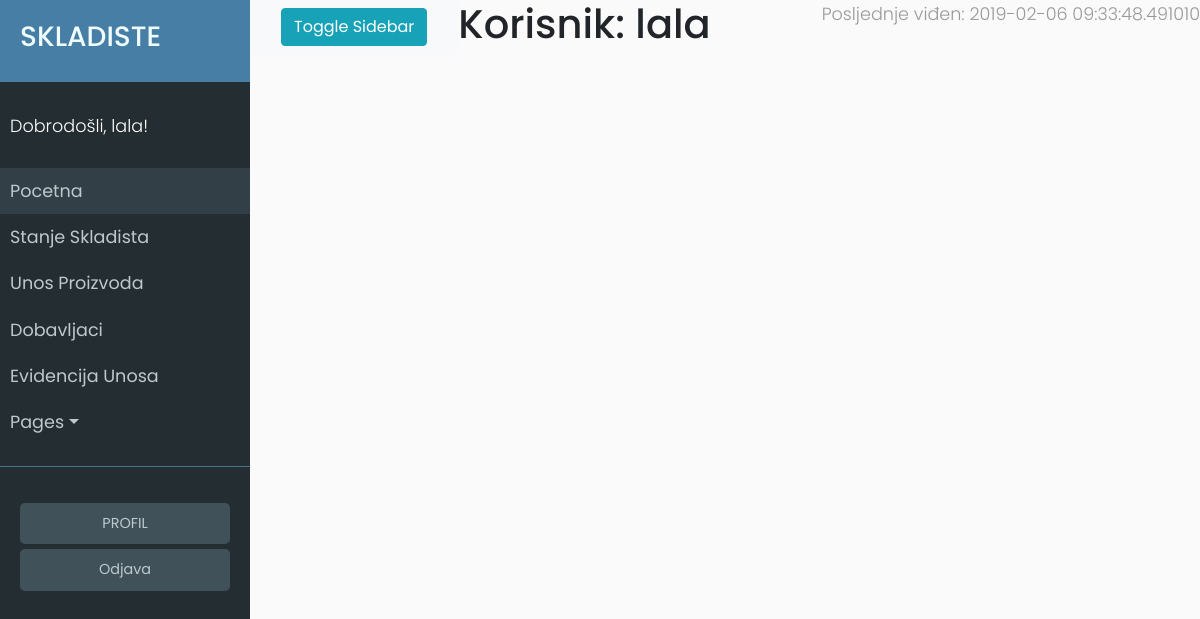
/user/lala (signed in), run on an earlier commit of the app's database.
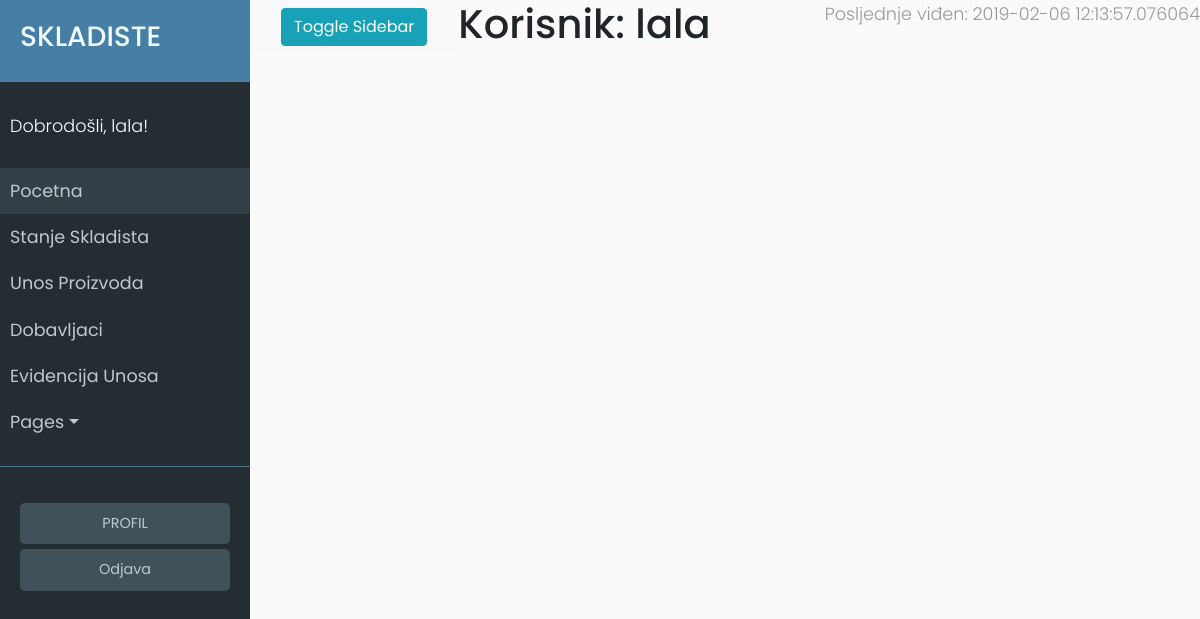
And on a later commit of the database.
### app/models.py (models this page shows, shortened)
class User(UserMixin, db.Model):
	id = db.Column(db.Integer, primary_key=True)
	username = db.Column(db.String(64), index=True, unique=True)
	email = db.Column(db.String(120), index=True, unique=True)
	password_hash = db.Column(db.String(128))
	last_seen = db.Column(db.DateTime, default=datetime.utcnow)
	evidencija = db.relationship('Evidencija', backref='user', lazy='dynamic')

### app/routes.py (the view)
@app.route('/user/<username>')
@login_required
def user(username):
	user = User.query.filter_by(username=username).first_or_404()
	return render_template('user.html', user=user)

### app/models.py (called while the page is built)
@login.user_loader
def load_user(id):
	return User.query.get(int(id))

### app/routes.py (called while the page is built)
@app.before_request
def before_request():
	if current_user.is_authenticated:
		current_user.last_seen = datetime.utcnow()
		db.session.commit()

### app/templates/user.html (shortened to what this page needs)
{% extends "base.html" %}
{% block content %}
    <h1>Korisnik: {{ user.username }}</h1>
    {% if user.last_seen %}<p>Posljednje viđen: {{ user.last_seen }}</p>{% endif %}
{% endblock %}

### app/templates/base.html (shortened to what this page needs)
<html>
<head>
	<link rel="stylesheet" href="https://stackpath.bootstrapcdn.com/bootstrap/4.2.1/css/bootstrap.min.css" integrisha384-GJzZqFGwb1QTTN6wy59ffF1BuGJpLSa9DkKMp0DgiMDm4iYMj70gZWKYbI706tWS">
	<link href="../static/style.css" type="text/css" rel="stylesheet">
</head>
<body>
	<div class="wrapper">
	<nav id="sidebar">
		<div class="sidebar-header ">
			<h3 class="alen">SKLADISTE</h3>
		</div>
		<ul class="list-unstyled components">
			<p>Dobrodošli, {{ current_user.username }}!</p>
			<li class="active">
				<a href="{{ url_for('index') }}">Pocetna</a>
			</li>
			<li>
				<a href="{{ url_for('stanje_skladista') }}">Stanje Skladista</a>
			</li>
			<li>
				<a href="{{ url_for('unos_proizvoda') }}">Unos Proizvoda</a>
			</li>
			<li>
				<a href="{{ url_for('dobavljaci') }}">Dobavljaci</a>
			</li>
			<li>
				<a href="{{ url_for('evidencija_unosa') }}">Evidencija Unosa</a>
			</li>
			<li>
				<a href="#pageSubmenu" data-toggle="collapse" aria-expanded="false" class="dropdown-toggle">Pages</a>
			</li>
		</ul>
		<ul class="list-unstyled CTAs">
                <li>
                    <a href="{{ url_for('user', username=current_user.username) }}" class="tipka">PROFIL</a>
                </li>
                <li>
                    <a href="{{ url_for('logout') }}" class="tipka">Odjava</a>
                </li>
            </ul>
	</nav>
	<div id="content">
		<nav class="navbar navbar-expand-lg navbar-light bg-light">
        <div class="container-fluid">
            <button type="button" id="sidebarCollapse" class="btn btn-info">
                <span>Toggle Sidebar</span>
            </button>
        </div>
    </nav>
	</div>
		{% block content %}
		{% endblock %}
	</div>
</body>
</html>

### app/static/style.css (style rules this page uses)
body { font-family: 'Poppins', sans-serif; background: #fafafa; }
p { font-family: 'Poppins', sans-serif; font-size: 1.1em; font-weight: 300; line-height: 1.7em; color: #999; }
.wrapper { display: flex; width: 100%; align-items: stretch; }
a, a:hover, a:focus { color: inherit; text-decoration: none; transition: all 0.3s; }
#sidebar { min-width: 250px; max-width: 250px; min-height: 100vh; background: #242d32; color: #bec9cd; transition: all 0.3s; }
#sidebar .sidebar-header { padding: 20px; background: #477ea5; color: #f0fdfe; }
#sidebar ul.components { padding: 20px 0; border-bottom: 1px solid #47748b; }
#sidebar ul p { color: #fff; padding: 10px; }
#sidebar ul li a { padding: 10px; font-size: 1.1em; display: block; }
#sidebar ul li.active > a, a[aria-expanded="true"] { color: #bec9cd; background: #323f46; }
ul.CTAs { padding: 20px; }
ul.CTAs a { text-align: center; font-size: 0.9em !important; display: block; border-radius: 5px; margin-bottom: 5px; }
.tipka { background-color: #405159; }

What changed in the data, as far as the page shows it:
changed User "lala": last_seen "2019-02-06 09:33:48.491010" → "2019-02-06 12:13:57.076064"
